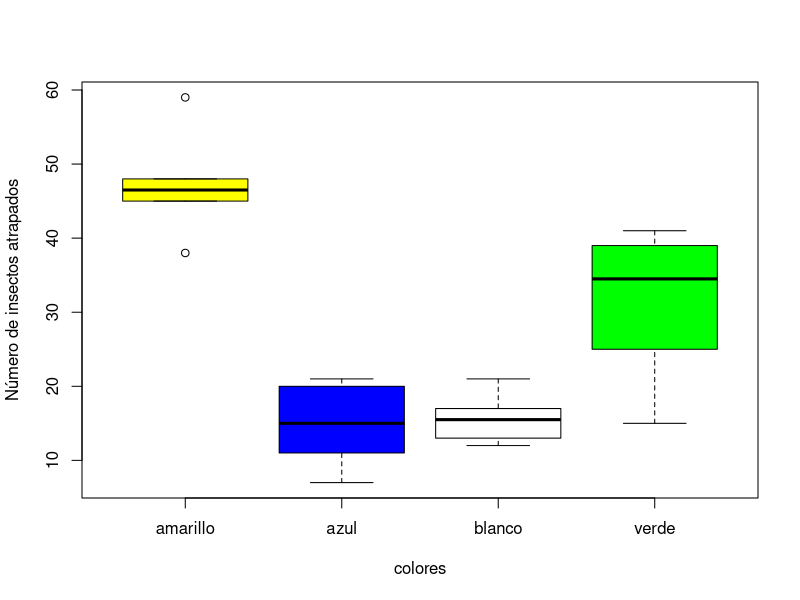
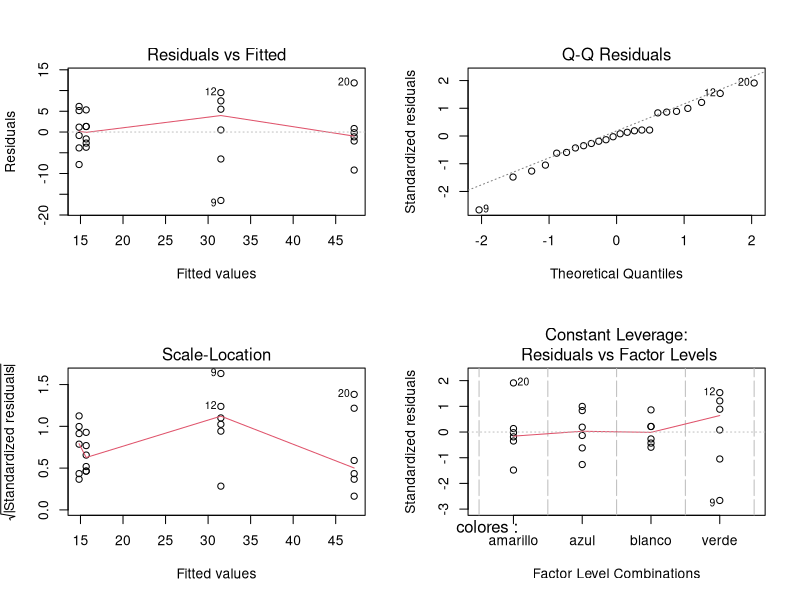
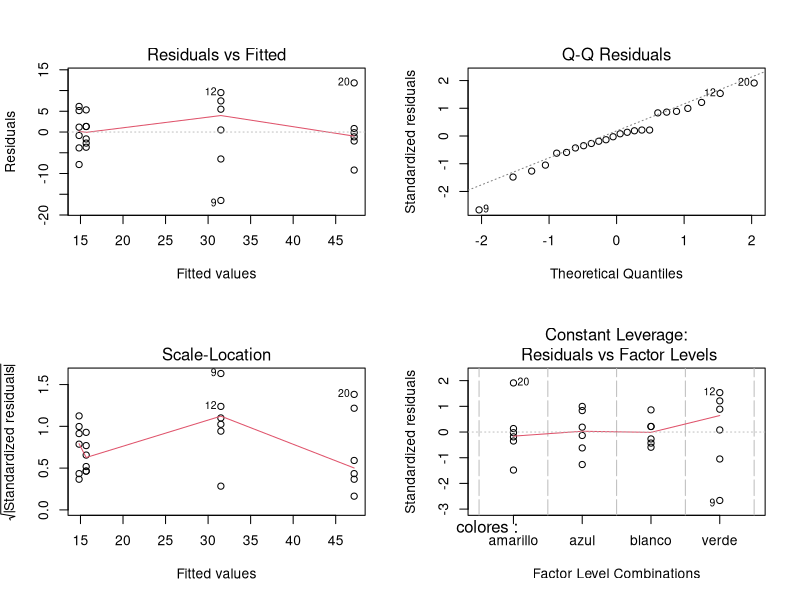
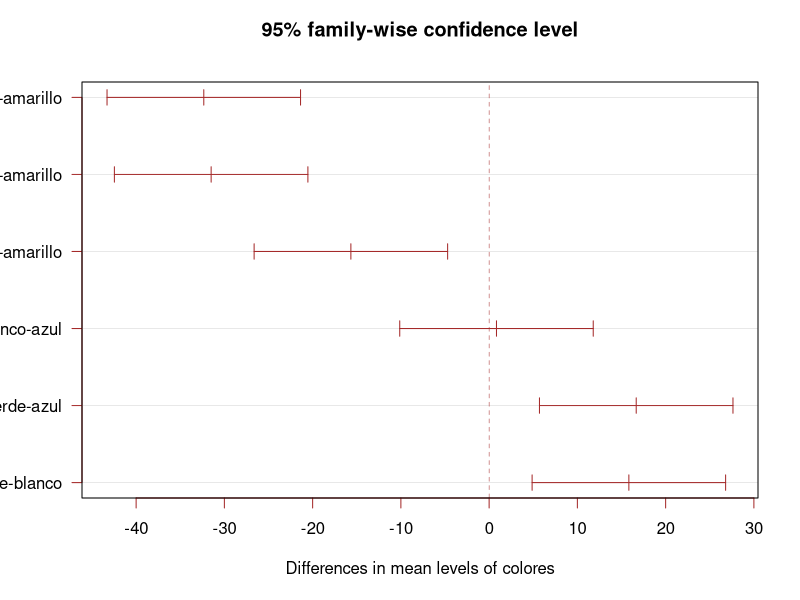

These charts were generated, in order, by the following R code: (Note: this script raises an error after producing the figures.)
insectos <- c(16,11,20,21,14,7,37,32,15,25,39,41,21,12,14,17,13,17,45,59,48,46,38,47) 
colores <- as.factor(c(rep(c("azul", "verde", "blanco", "amarillo"), each =6)))
datos=data.frame(insectos,colores)
boxplot(insectos ~ colores, col = c("yellow", "blue", "white","green"), ylab = "Número de insectos atrapados")
tapply(insectos, colores, mean)
modelo = lm(insectos~colores, data=datos)
anova(modelo)
modelo.aov=aov(modelo)
summary(modelo.aov)
par(mfrow=c(2,2))
plot(modelo.aov)
par(mfrow=c(1,1))

par(mfrow=c(2,2))
plot(modelo)
par(mfrow=c(1,1))


TUKEY <- TukeyHSD(x=modelo.aov, 'colores', conf.level=0.95)
plot(TUKEY , las=1 , col="brown")




library(MASS)
dt=immer
head(immer)

wilcox.test(immer$Y1,immer$Y2,paired=TRUE)
summary(dt)
mean(dt$Y1>dt$Y2)


wilcox.test(mpg ~ am, data=mtcars)

ggplot (mtcars,aes(x=mpg,fill=factor(am)))+
  geom_density(alpha=0.4)

kruskal.test(Ozone ~ Month, data=airquality)
ggplot (airquality,aes(x=Ozone,fill=factor(Month)))+
  geom_density(alpha=0.4)



valoracion <- c( 9, 5, 2, 6, 3, 1, 5, 5, 5, 11, 5, 1, 8, 4, 3, 10, 4, 1, 7, 3, 4 ) 
hora <- factor( rep( c( "mañana", "tarde", "noche" ), 7 ) ) 
sujeto <- factor( rep( 1:7, each = 3 ) ) 
datos <- data.frame( valoracion, hora, sujeto )
head(datos)
by(data = datos$valoracion, INDICES = datos$hora, FUN = median)
friedman.test(valoracion, hora, sujeto)
friedman.test(valoracion ~ hora | sujeto ,data=datos)
ggplot (datos,aes(x=valoracion,fill=factor(hora)))+
  geom_density(alpha=0.4)
